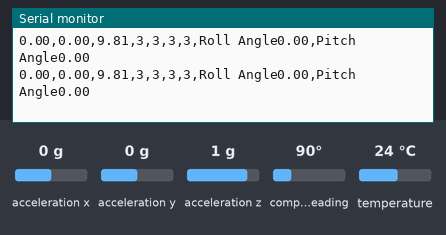
Simulated run of this sketch. Board: Arduino Uno, built with avr-gcc and run on an emulated ATmega328P. Parts: the last lines printed to the serial monitor. Inputs (shaded band) come from the test bench; at power-on: acceleration x 0 g, acceleration y 0 g, acceleration z 1 g, compass heading 90°, temperature 24 °C.

Above: at 2.2 s.
2.3 s: acceleration x set to -1.4 g
At 2.36 s:
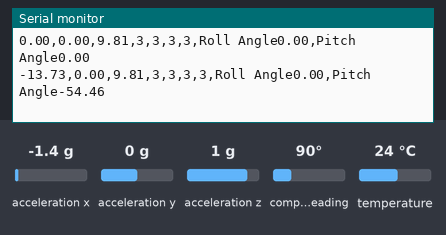
3.8 s: acceleration y set to -1.4 g
At 3.82 s:
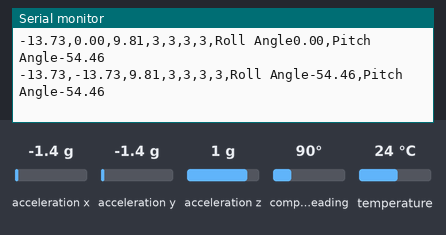
5.3 s: acceleration x set to -0.8 g
At 5.38 s:
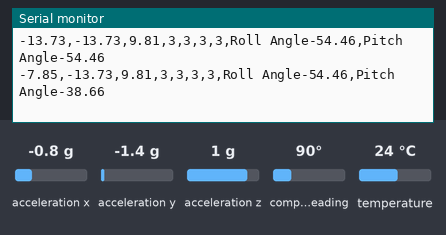
8.3 s: acceleration z set to -1.4 g
At 8.3 s:
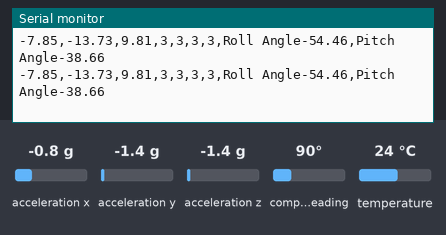
Timing chart, 0 to 10.8 s (numbered marks = the images above; inputs shaded):
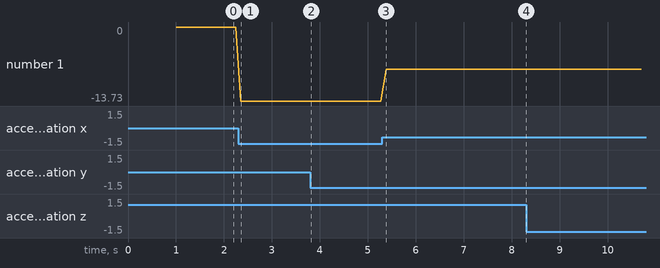

Measured:
- after the input at 2.3 s, the serial monitor: prints a new line after 0.06 s (image 1)
- after the input at 3.8 s, the serial monitor: prints a new line at once (image 2)
- after the input at 5.3 s, the serial monitor: prints a new line after 0.08 s (image 3)
- plotted number 1: 0 → -13.73 after the input at 2.3 s, -13.73 → -7.85 after the input at 5.3 s

The sketch:

BNO055_acceldata.ino
```cpp
/////////////FOR WIRING///////////////////////
// only wiring 5v and GND
// SDA  arduino A04
// SCL arduino A05
// need to calibrate imu with each use by waving it around yeeehaww

#include <Wire.h>
#include <Adafruit_Sensor.h>
#include <Adafruit_BNO055.h>
#include <utility/imumaths.h>
#include <math.h>

#define BNO055_SAMPLERATE_DELAY_MS (100)

Adafruit_BNO055 myIMU = Adafruit_BNO055();

float rolltilt;
float pitchtilt;


void setup() {
  // put your setup code here, to run once:
Serial.begin(115200);
myIMU.begin();
delay(1000);
int8_t temp=myIMU.getTemp();
myIMU.setExtCrystalUse(true);
}

void loop() {
  // put your main code here, to run repeatedly:
uint8_t system, gyro, accel, mg=0;
myIMU.getCalibration(&system, &gyro, &accel, &mg);

imu::Vector<3> acc =myIMU.getVector(Adafruit_BNO055::VECTOR_ACCELEROMETER);

rolltilt=atan2(acc.y(),acc.z())*180/3.141592654;  //Trig bitchezz gives deg
pitchtilt=atan2(acc.x(),acc.z())*180/3.141592654;

Serial.print(acc.x());
Serial.print(",");
Serial.print(acc.y());
Serial.print(",");
Serial.print(acc.z());
Serial.print(",");
//Serial.print("Calibration:");
Serial.print(accel);
Serial.print(",");
Serial.print(gyro);
Serial.print(",");
Serial.print(mg);
Serial.print(",");
Serial.print(system);
Serial.print(",");
Serial.print("Roll Angle");
Serial.print(rolltilt);
Serial.print(",");
Serial.print("Pitch Angle");
Serial.println(pitchtilt);

delay(BNO055_SAMPLERATE_DELAY_MS);
}
```
